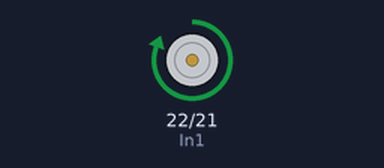
Bench run of a sketch on a simulated Arduino Mega 2560, built with avr-gcc and run on an emulated ATmega2560. On the bench: motor-driver pin pairs drawn as motors (green arrow = first pin HIGH = forward, orange = second pin HIGH = backward, longer = more drive, scaled by the enable pin).

Above: at 1.5 s.
At 4.5 s:
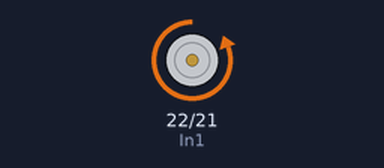
At 7.5 s:
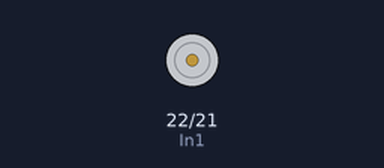
Timing chart, 0 to 11.7 s (numbered marks = the images above):
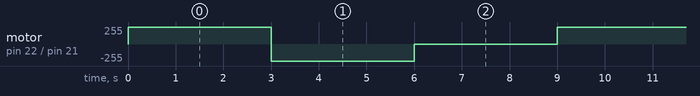

Measured:
- by itself, motor on pin 22 (In1) / pin 21 (In2): repeats every 9.0 s: backward 255/255 3.0 s, stopped 3.0 s, forward 255/255 3.0 s

The sketch:

MOTORCONTROLLER.a.ino
```cpp
const int In1 = 22;
const int In2 = 21;
const int EN = 23;

void setup() {
  pinMode(In1, OUTPUT);
  pinMode(In2, OUTPUT);
  pinMode(EN, OUTPUT);

}

void loop() {

      digitalWrite(In1, HIGH);
      digitalWrite(In2, LOW);
      digitalWrite(EN, HIGH);
      delay(3000);

      digitalWrite(In1, LOW);
      digitalWrite(In2, HIGH);
      digitalWrite(EN, HIGH);
       delay(3000);

      digitalWrite(In1, LOW);
      digitalWrite(In2, LOW);
      digitalWrite(EN, LOW);
     delay(3000);
}
```
